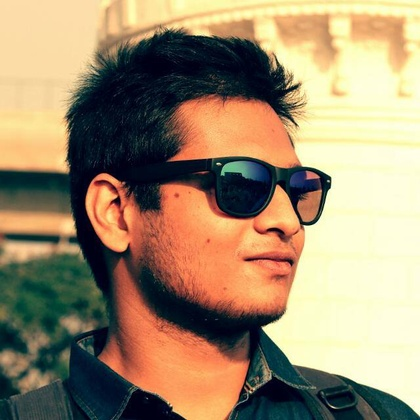
%> input picture 6th_sem/jimut-matlab/mat/Anubhab-codes/jim.jpg, 420 x 420 px, shrunk from 640 x 640 before the run
$ octave image_proc_9.m   (GNU Octave 9; MATLAB toolbox functions it lacks are replaced by stand-ins)
%> lines starting %> are read from the running program, lines starting %| are printed output that depends on the picture; in (x1, y1, x2, y2) boxes, pixels count from 0 and x2, y2 are one past the last pixel; in counts of white or black regions, pixels touching at a corner belong together; the program's own positions count from 1
% to convert any image to its corresponding bw image
clc;
clear all;
close all;
file1=input('\nEnter Input Image File Name = ','s');
%> the answer given: jim.jpg
file2=input('Enter Output Image File Name = ','s');
%> the answer given: out.png
x=imread(file1);
%> x is the input picture: size 420x420x3 uint8; mean R, G, B 159.6, 139.5, 110.2
[r,c,d]=size(x);
%> r = 420; c = 420; d = 3
g(1:r,1:c,1)=.2989*x(1:r,1:c,1)+.587*x(1:r,1:c,2)+.114*x(1:r,1:c,3);
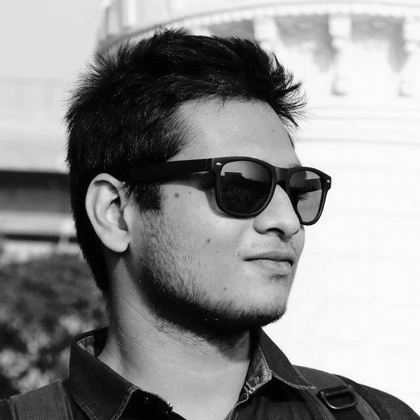
%> g: size 420x420 uint8; min 1, max 253, mean 142.2
for i=1:r
    for j=1:c
        if g(i,j,1)>=127
            y(i,j,1)=255;
        else
            y(i,j,1)=0;
        end
    end
end
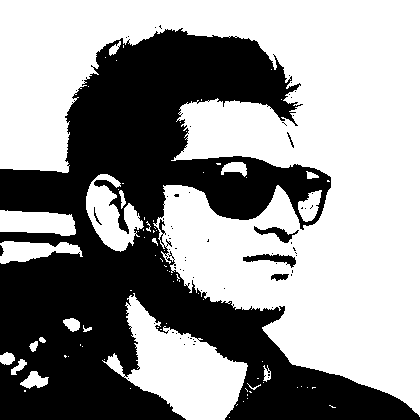
%> y: size 420x420 double; 58.6% white; 67 black regions (60 under 20 px), largest, box (x1, y1, x2, y2) and area: (0, 28, 420, 420) 72207, (243, 254, 296, 268) 330, (254, 226, 299, 243) 275
imwrite(y,file2);
imshow(y);
%end
